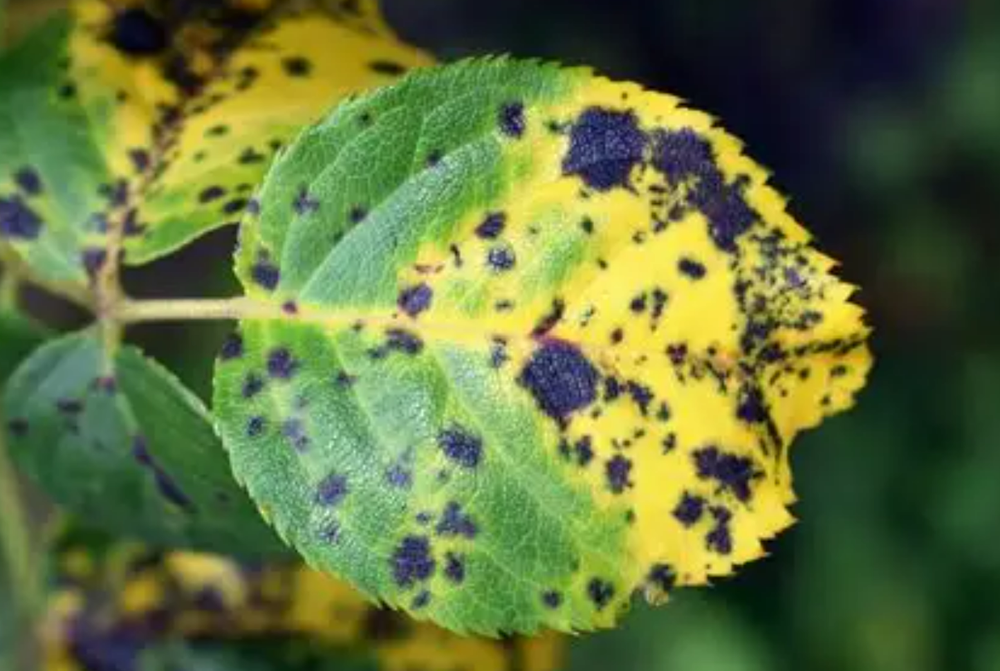
#> input picture citrus_project/black_spot-1.png, 1000 x 671 px, shrunk from 1446 x 970 before the run
$ python -i severity.py   (imports and definitions only)
#> lines starting #> are read from the running program, lines starting #| are printed output that depends on the picture; after the words box and inside, x2 and y2 are one past the last pixel; in counts of white or black regions, pixels touching at a corner belong together
# import cv2
# import numpy as np
# from PIL import Image
#
#
# SEVERITY_LEVELS = [
#     ("Mild", 0, 25),
#     ("Moderate", 26, 50),
#     ("Severe", 51, 75),
#     ("Critical", 76, 100),
# ]
#
#
# def estimate_severity(image_path):
#     """
#     Baseline image-based severity estimator.
#
#     It first estimates the leaf region using HSV green pixels, then
#     measures non-green pixels inside that region as a rough lesion/
#     discoloration ratio.
#
#     This is a baseline, NOT a medically/agronomically validated
#     lesion-segmentation method.
#     """
#     img = np.array(Image.open(image_path).convert("RGB"))
#     hsv = cv2.cvtColor(img, cv2.COLOR_RGB2HSV)
#
#     # Broad green leaf mask
#     lower = np.array([20, 30, 20], dtype=np.uint8)
#     upper = np.array([100, 255, 255], dtype=np.uint8)
#     leaf_mask = cv2.inRange(hsv, lower, upper)
#
#     kernel = np.ones((5, 5), np.uint8)
#     leaf_mask = cv2.morphologyEx(leaf_mask, cv2.MORPH_CLOSE, kernel)
#     leaf_mask = cv2.morphologyEx(leaf_mask, cv2.MORPH_OPEN, kernel)
#
#     leaf_pixels = leaf_mask > 0
#     if leaf_pixels.sum() == 0:
#         return {
#             "severity": "Unknown",
#             "percentage": None,
#             "reason": "Leaf region could not be reliably detected."
#         }
#
#     # Detect strong yellow/brown/dark discoloration.
#     h, s, v = cv2.split(hsv)
#     lesion = (
#         (((h >= 8) & (h <= 40)) & (s > 70) & (v < 220)) |
#         ((v < 75) & (s > 40))
#     )
#
#     affected = lesion & leaf_pixels
#     ratio = 100.0 * affected.sum() / leaf_pixels.sum()
#
#     # Clamp to 0..100 for the displayed severity scale.
#     percentage = float(np.clip(ratio, 0, 100))
#
#     if percentage <= 25:
#         level = "Mild"
#     elif percentage <= 50:
#         level = "Moderate"
#     elif percentage <= 75:
#         level = "Severe"
#     else:
#         level = "Critical"
#
#     return {
#         "severity": level,
#         "percentage": round(percentage, 2),
#         "reason": "Estimated from affected/discolored pixels inside the detected leaf region."
#     }

# another way

import cv2
import numpy as np
from PIL import Image


def estimate_severity(image_path, save_visualization=True):
    """
    Estimate citrus leaf disease severity using pixel-based analysis.

    Formula:

        Affected Area (%) =
            Affected Leaf Pixels / Total Leaf Pixels * 100

    NOTE:
    This is an image-processing based baseline.
    For research-grade severity assessment, a trained lesion
    segmentation model should be used.
    """
#> called with image_path = 'black_spot-1.png', save_visualization = True

    # =========================================================
    # 1. READ IMAGE
    # =========================================================

    image = np.array(
        Image.open(image_path).convert("RGB")
    )

    # OpenCV uses BGR internally
    bgr = cv2.cvtColor(
        image,
        cv2.COLOR_RGB2BGR
    )

    hsv = cv2.cvtColor(
        bgr,
        cv2.COLOR_BGR2HSV
    )
#> hsv: shape (671, 1000, 3); mean H, S, V 54.2, 133.7, 121.3

    h, s, v = cv2.split(hsv)
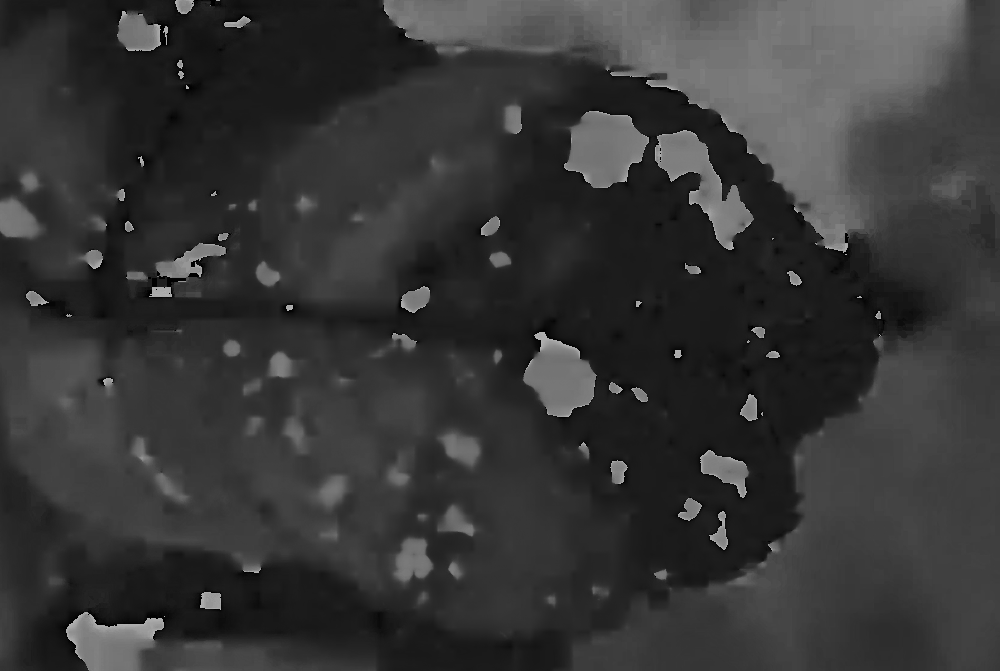
#> h: shape (671, 1000); min 0, max 179, mean 54.2
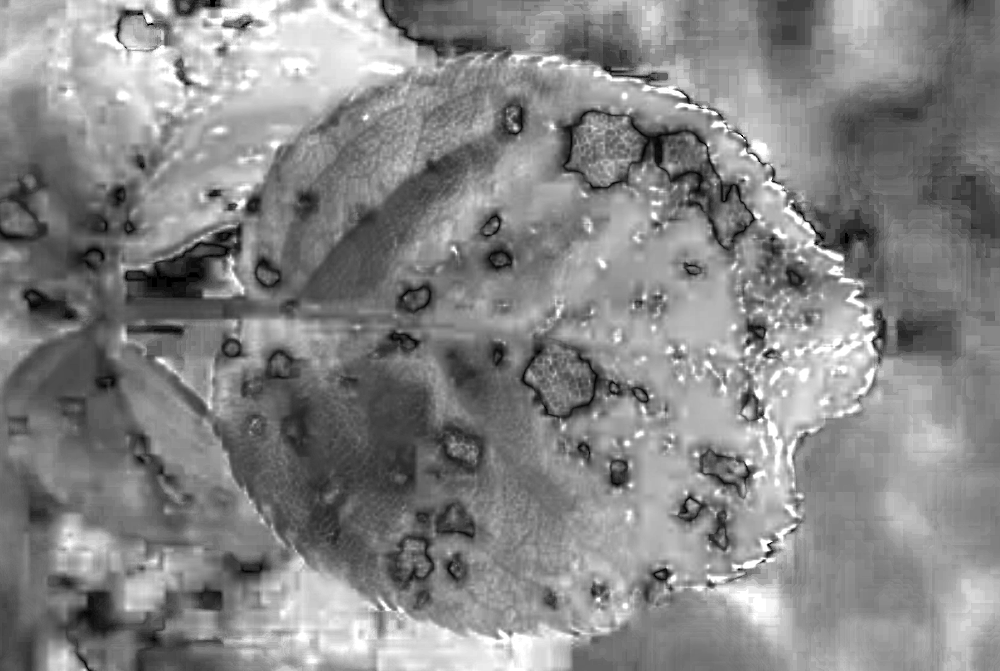
#> s: shape (671, 1000); min 0, max 255, mean 133.7
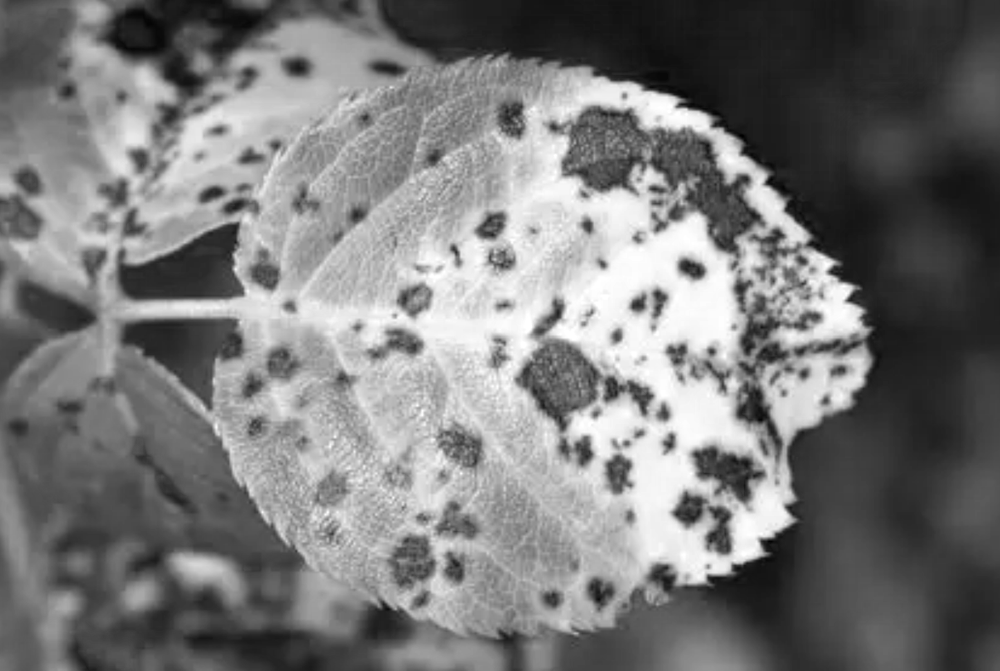
#> v: shape (671, 1000); min 0, max 255, mean 121.3

    # =========================================================
    # 2. CREATE LEAF MASK
    # =========================================================

    # Green vegetation mask
    green_mask = (
        (h >= 20) &
        (h <= 100) &
        (s >= 35) &
        (v >= 30)
    )
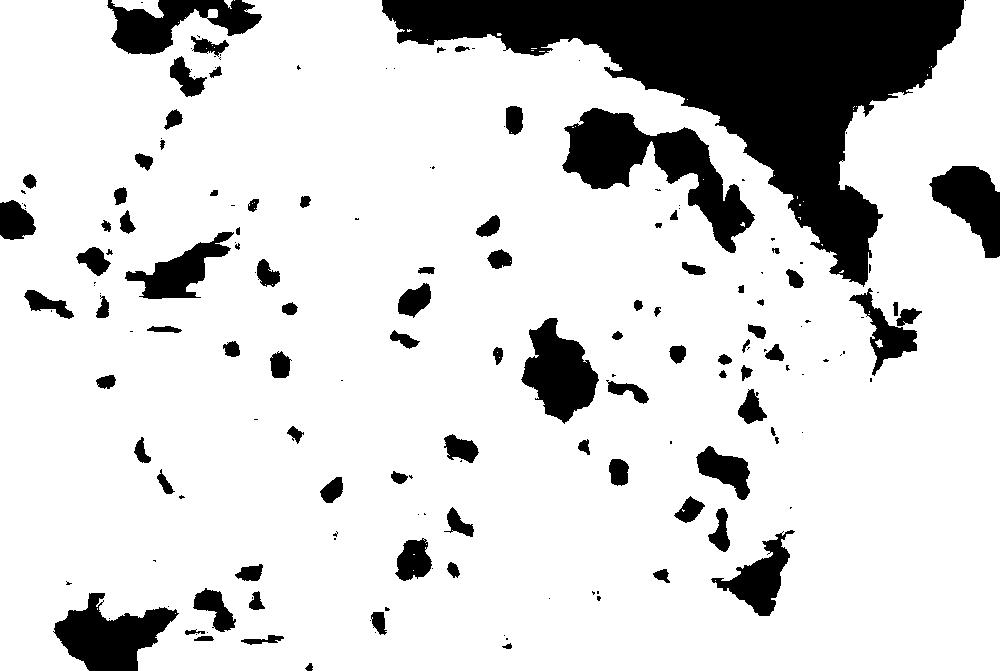
#> green_mask: shape (671, 1000) bool; 83.2% white; 174 black regions (83 under 20 px), largest, box (x1, y1, x2, y2) and area: (382, 0, 964, 287) 56516, (562, 108, 755, 253) 9934, (53, 593, 179, 671) 5244

    # Additional vegetation pixels with strong saturation
    colored_mask = (
        (s >= 45) &
        (v >= 40)
    )
#> colored_mask: shape (671, 1000) bool; 85.3% white; 266 black regions (151 under 20 px), largest, box (x1, y1, x2, y2) and area: (382, 0, 1000, 452) 70490, (109, 0, 266, 55) 5078, (706, 524, 800, 631) 4446

    # Combine
    leaf_mask = green_mask | colored_mask
#> leaf_mask: shape (671, 1000) bool; 89.5% white; 230 black regions (140 under 20 px), largest, box (x1, y1, x2, y2) and area: (423, 0, 919, 287) 46100, (111, 0, 262, 55) 4033, (929, 166, 1000, 258) 3712

    leaf_mask = (
        leaf_mask.astype(np.uint8) * 255
    )

    # =========================================================
    # 3. CLEAN LEAF MASK
    # =========================================================

    kernel = np.ones(
        (7, 7),
        np.uint8
    )

    leaf_mask = cv2.morphologyEx(
        leaf_mask,
        cv2.MORPH_CLOSE,
        kernel
    )
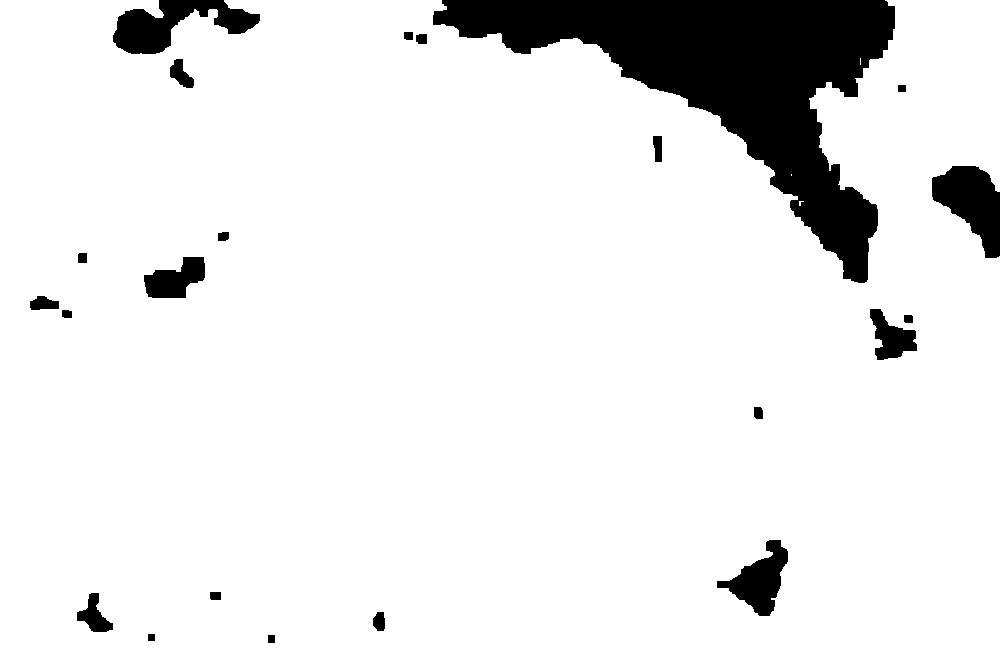
#> leaf_mask: shape (671, 1000); 91% white; 22 black regions, largest, box (x1, y1, x2, y2) and area: (433, 0, 895, 283) 44814, (113, 0, 260, 54) 3945, (932, 166, 1000, 258) 3703

    leaf_mask = cv2.morphologyEx(
        leaf_mask,
        cv2.MORPH_OPEN,
        kernel
    )
#> leaf_mask: shape (671, 1000); 90.9% white; 21 black regions, largest, box (x1, y1, x2, y2) and area: (433, 0, 895, 283) 45007, (113, 0, 260, 54) 3976, (932, 166, 1000, 258) 3710

    # Keep the largest connected region
    num_labels, labels, stats, _ = cv2.connectedComponentsWithStats(
        leaf_mask,
        connectivity=8
    )
#> num_labels = 2; stats = [[30, 0, 970, 643, 60813], [0, 0, 1000, 671, 610187]]

    if num_labels > 1:

        largest_label = 1 + np.argmax(
            stats[1:, cv2.CC_STAT_AREA]
        )
#> largest_label = 1

        leaf_mask = np.where(
            labels == largest_label,
            255,
            0
        ).astype(np.uint8)

    # =========================================================
    # 4. TOTAL LEAF PIXELS
    # =========================================================

    total_leaf_pixels = int(
        np.sum(leaf_mask > 0)
    )
#> total_leaf_pixels = 610187

    if total_leaf_pixels == 0:

        return {
            "severity": "Unknown",
            "percentage": None,
            "total_leaf_pixels": 0,
            "affected_pixels": 0,
            "reason": "Leaf region could not be detected."
        }

    # =========================================================
    # 5. DETECT POSSIBLE DISEASE / LESION PIXELS
    # =========================================================

    # Brown / orange / yellow discoloration
    brown_yellow = (
        (h >= 5) &
        (h <= 45) &
        (s >= 45) &
        (v <= 230)
    )
#> brown_yellow: shape (671, 1000) bool; 35.7% white; 99 white regions (76 under 20 px), largest, box (x1, y1, x2, y2) and area: (0, 0, 952, 671) 231822, (626, 283, 673, 335) 1377, (441, 380, 482, 426) 814

    # Dark necrotic regions
    dark_regions = (
        (v < 90) &
        (s > 35)
    )
#> dark_regions: shape (671, 1000) bool; 39.9% white; 277 white regions (146 under 20 px), largest, box (x1, y1, x2, y2) and area: (375, 0, 1000, 671) 169901, (4, 401, 415, 671) 40251, (99, 0, 363, 100) 10986

    # Yellowing / chlorotic regions
    yellow_regions = (
        (h >= 20) &
        (h <= 40) &
        (s >= 50) &
        (v >= 80)
    )
#> yellow_regions: shape (671, 1000) bool; 31.3% white; 41 white regions (24 under 20 px), largest, box (x1, y1, x2, y2) and area: (0, 0, 873, 671) 181576, (102, 546, 508, 671) 18226, (0, 453, 62, 589) 3594

    # Combine possible lesion regions
    lesion_mask = (
        brown_yellow |
        dark_regions |
        yellow_regions
    )
#> lesion_mask: shape (671, 1000) bool; 74.2% white; 317 black regions (235 under 20 px), largest, box (x1, y1, x2, y2) and area: (0, 328, 582, 634) 89307, (246, 53, 560, 306) 41180, (0, 59, 124, 279) 14628

    # Only count lesions INSIDE the leaf
    affected_mask = (
        lesion_mask &
        (leaf_mask > 0)
    )
#> affected_mask: shape (671, 1000) bool; 65.7% white; 271 black regions (184 under 20 px), largest, box (x1, y1, x2, y2) and area: (0, 328, 582, 634) 89307, (433, 0, 895, 283) 45009, (246, 53, 560, 306) 41180

    # =========================================================
    # 6. REMOVE VERY SMALL NOISE
    # =========================================================

    affected_mask_uint8 = (
        affected_mask.astype(np.uint8) * 255
    )

    small_kernel = np.ones(
        (3, 3),
        np.uint8
    )

    affected_mask_uint8 = cv2.morphologyEx(
        affected_mask_uint8,
        cv2.MORPH_OPEN,
        small_kernel
    )
#> affected_mask_uint8: shape (671, 1000); 65.3% white; 198 black regions (122 under 20 px), largest, box (x1, y1, x2, y2) and area: (0, 328, 582, 634) 91078, (433, 0, 895, 283) 45012, (246, 53, 560, 313) 42000

    affected_mask_uint8 = cv2.morphologyEx(
        affected_mask_uint8,
        cv2.MORPH_CLOSE,
        small_kernel
    )
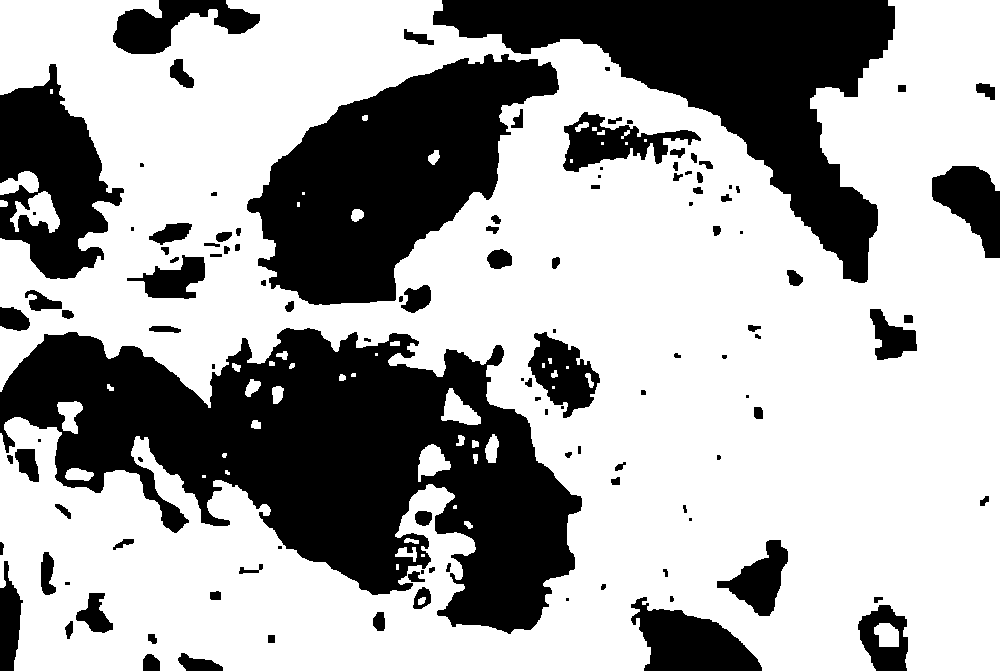
#> affected_mask_uint8: shape (671, 1000); 65.7% white; 119 black regions (24 under 20 px), largest, box (x1, y1, x2, y2) and area: (0, 328, 582, 634) 89665, (433, 0, 895, 283) 45009, (247, 54, 559, 305) 41144

    affected_mask = (
        affected_mask_uint8 > 0
    )

    # =========================================================
    # 7. COUNT AFFECTED PIXELS
    # =========================================================

    affected_pixels = int(
        np.sum(affected_mask)
    )
#> affected_pixels = 440762

    # =========================================================
    # 8. CALCULATE AFFECTED AREA
    # =========================================================

    affected_percentage = (
        affected_pixels /
        total_leaf_pixels
    ) * 100
#> affected_percentage = 72.23

    # Safety clamp
    affected_percentage = float(
        np.clip(
            affected_percentage,
            0,
            100
        )
    )

    # =========================================================
    # 9. SEVERITY CLASSIFICATION
    # =========================================================

    if affected_percentage < 25:
        severity = "Mild"

    elif affected_percentage < 50:
        severity = "Moderate"

    elif affected_percentage < 75:
        severity = "Severe"

    else:
        severity = "Critical"

    # =========================================================
    # 10. OPTIONAL VISUALIZATION
    # =========================================================

    if save_visualization:

        # Create visualization
        visualization = image.copy()

        # Highlight affected pixels in red
        visualization[affected_mask] = [
            255,
            0,
            0
        ]
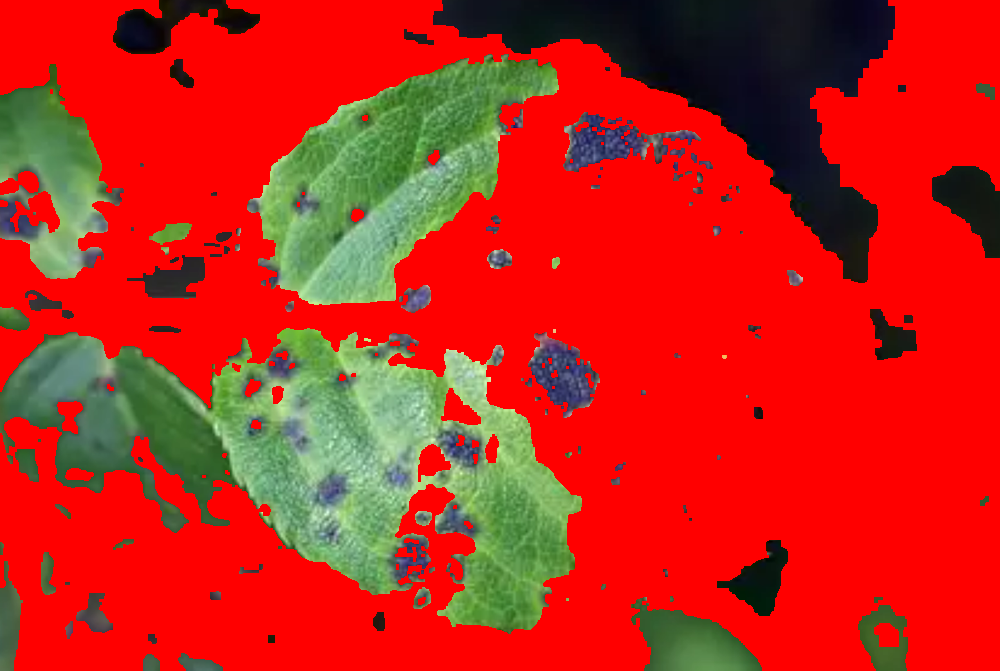
#> visualization: shape (671, 1000, 3); mean R, G, B 194.3, 38.4, 25.8

        output_path = "severity_analysis.png"

        Image.fromarray(
            visualization
        ).save(output_path)

    # =========================================================
    # 11. RETURN RESULTS
    # =========================================================

    return {

        "severity": severity,

        "percentage": round(
            affected_percentage,
            2
        ),

        "total_leaf_pixels": total_leaf_pixels,

        "affected_pixels": affected_pixels,

        "reason":
            "Severity calculated from the ratio of affected "
            "pixels to total leaf pixels."
    }

>>> result = estimate_severity('black_spot-1.png')
#> result = 5 items

$ run again, on citrus_project/pnn.png
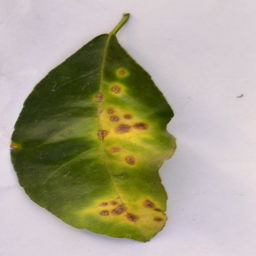
#> input picture citrus_project/pnn.png, 256 x 256 px
#> in estimate_severity, image is the input picture: shape (256, 256, 3); mean R, G, B 169.4, 164.3, 140.3
#> hsv: shape (256, 256, 3); mean H, S, V 105.9, 79.1, 172.2
#> in estimate_severity, `green_mask = ( (h >= 20) & (h <= 100) & (s >= 35) & (v >= 30) )`:
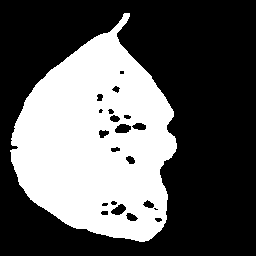
#> green_mask: shape (256, 256) bool; 36.5% white; 1 white region, box (x1, y1, x2, y2) and area: (10, 13, 177, 242) 23945
#> colored_mask: shape (256, 256) bool; 37.7% white; 1 white region, box (x1, y1, x2, y2) and area: (10, 13, 177, 242) 24715
#> labels: shape (256, 256) int32; values 0 (black) and 1 (white), 37.7% white; 1 white region, box (x1, y1, x2, y2) and area: (10, 30, 176, 242) 24684
#> num_labels = 2; stats = [[0, 0, 256, 256, 40852], [10, 30, 166, 212, 24684]]
#> largest_label = 1
#> total_leaf_pixels = 24684
#> brown_yellow: shape (256, 256) bool; 37.7% white; 1 white region, box (x1, y1, x2, y2) and area: (10, 13, 177, 242) 24685
#> dark_regions: shape (256, 256) bool; 16.5% white; 14 white regions (11 under 20 px), largest, box (x1, y1, x2, y2) and area: (11, 34, 108, 208) 8516, (103, 35, 174, 131) 2118, (142, 170, 163, 188) 186
#> yellow_regions: shape (256, 256) bool; 23% white; 55 white regions (51 under 20 px), largest, box (x1, y1, x2, y2) and area: (18, 13, 177, 242) 14756, (11, 141, 22, 152) 65, (38, 38, 94, 84) 64, (151, 78, 171, 107) 34
#> lesion_mask: shape (256, 256) bool; 37.7% white; 1 white region, box (x1, y1, x2, y2) and area: (10, 13, 177, 242) 24714
#> affected_pixels = 24567
#> affected_percentage = 99.53
#> in estimate_severity, `visualization[affected_mask] = [ 255, 0, 0 ]`:
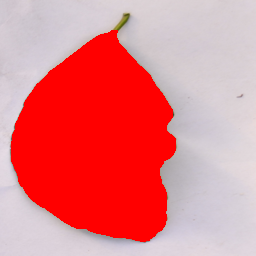
#> visualization: shape (256, 256, 3); mean R, G, B 227.2, 126.4, 130.3
#> result = 5 items
